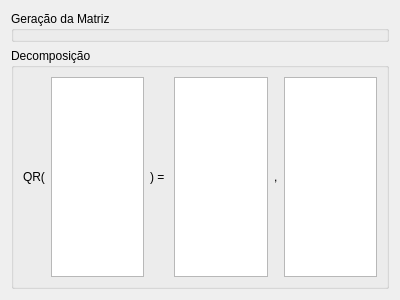
<?xml version="1.0" encoding="UTF-8"?>
<ui version="4.0">
 <class>QRTab</class>
 <widget class="QWidget" name="QRTab">
  <property name="geometry">
   <rect>
    <x>0</x>
    <y>0</y>
    <width>400</width>
    <height>300</height>
   </rect>
  </property>
  <property name="windowTitle">
   <string>Form</string>
  </property>
  <layout class="QVBoxLayout" name="verticalLayout">
   <item>
    <widget class="QGroupBox" name="groupBox_2">
     <property name="title">
      <string>Geração da Matriz</string>
     </property>
    </widget>
   </item>
   <item>
    <widget class="QGroupBox" name="groupBox">
     <property name="title">
      <string>Decomposição</string>
     </property>
     <layout class="QHBoxLayout" name="horizontalLayout_3">
      <item>
       <widget class="QLabel" name="label">
        <property name="text">
         <string>QR(</string>
        </property>
       </widget>
      </item>
      <item>
       <widget class="QTableWidget" name="A_tableWidget">
        <attribute name="horizontalHeaderDefaultSectionSize">
         <number>60</number>
        </attribute>
        <attribute name="horizontalHeaderMinimumSectionSize">
         <number>60</number>
        </attribute>
        <attribute name="verticalHeaderMinimumSectionSize">
         <number>30</number>
        </attribute>
       </widget>
      </item>
      <item>
       <widget class="QLabel" name="label_2">
        <property name="text">
         <string>) = </string>
        </property>
       </widget>
      </item>
      <item>
       <widget class="QTableWidget" name="A_tableWidget_2">
        <attribute name="horizontalHeaderDefaultSectionSize">
         <number>60</number>
        </attribute>
        <attribute name="horizontalHeaderMinimumSectionSize">
         <number>60</number>
        </attribute>
        <attribute name="verticalHeaderMinimumSectionSize">
         <number>30</number>
        </attribute>
       </widget>
      </item>
      <item>
       <widget class="QLabel" name="label_3">
        <property name="text">
         <string>,</string>
        </property>
       </widget>
      </item>
      <item>
       <widget class="QTableWidget" name="A_tableWidget_3">
        <attribute name="horizontalHeaderDefaultSectionSize">
         <number>60</number>
        </attribute>
        <attribute name="horizontalHeaderMinimumSectionSize">
         <number>60</number>
        </attribute>
        <attribute name="verticalHeaderMinimumSectionSize">
         <number>30</number>
        </attribute>
       </widget>
      </item>
     </layout>
    </widget>
   </item>
  </layout>
 </widget>
 <resources/>
 <connections/>
</ui>
